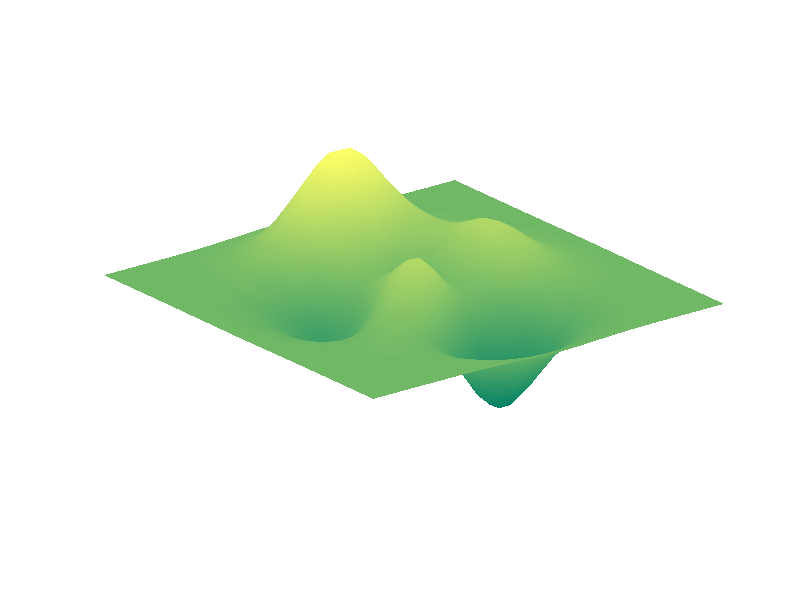

Write the MATLAB code that produced this figure. (Note: this script raises an error after producing the figure.)
% getframe  moviein(n)  movie(m,n)
[x y z]=peaks(30);
surf(x,y,z);
axis([-3 3 -3 3 -10 10]);
axis off;
shading interp;
colormap(summer);
m=moviein(20);
for i=1:20
    view(-37.5+24*(i-1),30);
    m(i)=getframe;
end
movie(m,5)
 
